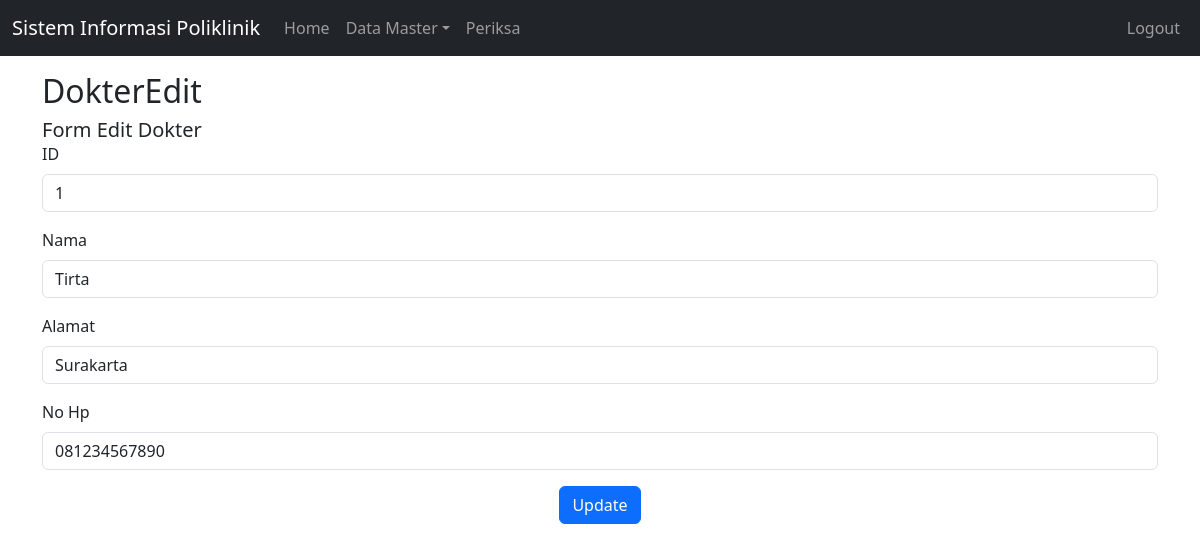
Screenshot of /index.php?page=dokterEdit&id=1 (signed in) with the database file from the repository.
### tables this page shows
CREATE TABLE `dokter` (
  `id` int(11) NOT NULL,
  `nama` varchar(255) NOT NULL,
  `alamat` varchar(255) NOT NULL,
  `no_hp` varchar(50) NOT NULL
);

### dokterEdit.php (the view)
<?php
    include 'koneksi.php';
    $id=$_GET['id'];
    $sql="select * from dokter where id='$id'";
    $hasil=$conn->query($sql);
    while($row=$hasil->fetch_assoc()){
        $nama=$row['nama'];
        $alamat=$row['alamat'];
        $noHp=$row['no_hp'];
    }
?>
<h5 class="card-title">Form Edit Dokter</h5>
<form action="dokterUpdate.php" class="row g-3" method="post" enctype="multipart/form-data">
    <div class="col-12">
        <label for="id" class="form-label">ID</label>
        <input type="text" class="form-control" id="id" name="id" value="<?=$id;?>" readonly>
    </div>
    <div class="col-12">
        <label for="nama" class="form-label">Nama</label>
        <input type="text" class="form-control" id="nama" name="newNama" value="<?=$nama;?>">
    </div>
    <div class="col-12">
        <label for="alamat" class="form-label">Alamat</label>
        <input type="text" class="form-control" id="alamat" name="newAlamat" value="<?=$alamat;?>">
    </div>
    <div class="col-12">
        <label for="nohp" class="form-label">No Hp</label>
        <input type="text" class="form-control" id="nohp" name="newHp" value="<?=$noHp;?>">
    </div>
    <div class="text-center">
        <button type="submit" class="btn btn-primary" value="Update">Update</button>
    </div>
</form>

### rows the page displays
dokter: newNama "Tirta", newAlamat "Surakarta", newHp "081234567890"

### other values shown
$_GET['page'] "DokterEdit"
